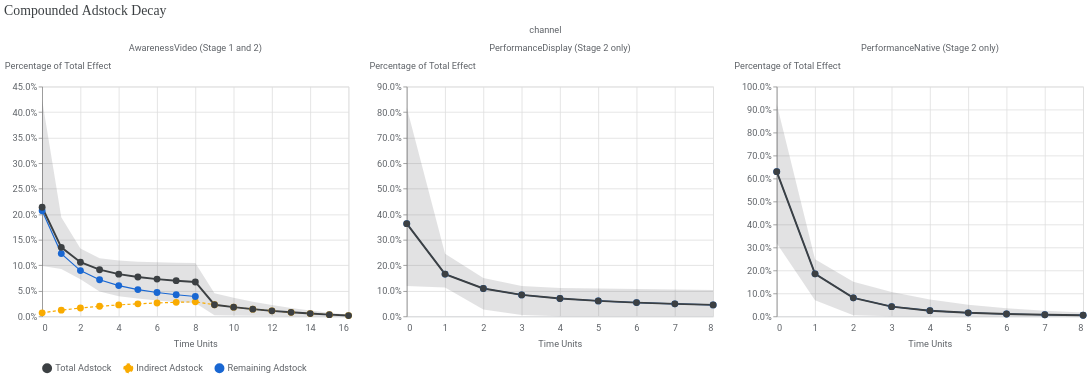

Notebook source saved alongside this figure:
### Markdown cell above
### Custom functions to visualize compounded adstock decay

In a full-funnel model, upper-funnel channels are affected by adstock decay in both models (for more information, see [Compounded adstock decay in full-funnel MMM](https://developers.google.com/meridian/docs/advanced-modeling/full-funnel#adstock-decay)).

To visualize the effect of compounded adstock decay, simulate incremental KPI for a counterfactual scenario with non-zero paid and organic media at a single time point (time 0).
This lets you understand how the incremental outcome decays over time.
To minimize the impact of saturation, media at time 0 is set to 1% of the average weekly value.

### Code cell
# @title Plotting Compounding Adstock Decay


def _create_media_pulse_data(
    analyzer_full_funnel: AnalyzerFullFunnel,
    pulse_fraction: float = 0.01,
) -> tensors.DataTensors:
  """Creates a DataTensors container simulating an impulse at time unit 0."""
  input_data = analyzer_full_funnel.model_context.input_data

  pulse_kwargs = {}

  if input_data.media is not None:
    hist_media = input_data.media.values
    weekly_avg = np.mean(hist_media, axis=1)
    pulse_media = np.zeros_like(hist_media)
    pulse_media[:, 0, :] = pulse_fraction * weekly_avg
    pulse_kwargs["media"] = pulse_media

  if input_data.organic_media is not None:
    hist_organic = input_data.organic_media.values
    weekly_avg_om = np.mean(hist_organic, axis=1)
    pulse_organic = np.zeros_like(hist_organic)
    pulse_organic[:, 0, :] = pulse_fraction * weekly_avg_om
    pulse_kwargs["organic_media"] = pulse_organic

  if input_data.reach is not None and input_data.frequency is not None:
    hist_reach = input_data.reach.values
    weekly_avg_reach = np.mean(hist_reach, axis=1)
    pulse_reach = np.zeros_like(hist_reach)
    pulse_reach[:, 0, :] = pulse_fraction * weekly_avg_reach
    pulse_kwargs["reach"] = pulse_reach
    avg_freq = np.mean(input_data.frequency.values, axis=1, keepdims=True)
    pulse_kwargs["frequency"] = np.broadcast_to(
        avg_freq, input_data.frequency.shape
    )

  if (
      input_data.organic_reach is not None
      and input_data.organic_frequency is not None
  ):
    hist_orf = input_data.organic_reach.values
    weekly_avg_orf = np.mean(hist_orf, axis=1)
    pulse_orf = np.zeros_like(hist_orf)
    pulse_orf[:, 0, :] = pulse_fraction * weekly_avg_orf
    pulse_kwargs["organic_reach"] = pulse_orf
    avg_orf_freq = np.mean(
        input_data.organic_frequency.values, axis=1, keepdims=True
    )
    pulse_kwargs["organic_frequency"] = np.broadcast_to(
        avg_orf_freq, input_data.organic_frequency.shape
    )

  return tensors.DataTensors(**pulse_kwargs)


def plot_compounding_adstock_decay(
    analyzer_full_funnel: AnalyzerFullFunnel,
    confidence_level: float = 0.8,
    use_posterior: bool = True,
) -> alt.Chart:
  """Plots compounding adstock decay curves across indirect, remaining, and
  total pathways."""
  # 1. Dynamic lag horizon
  remaining_max_lag = analyzer_full_funnel.model_context.model_spec.max_lag
  compounding_max_lag = remaining_max_lag

  mediator_model_lags = [
      m.model_context.model_spec.max_lag
      for m in analyzer_full_funnel._mediator_models.values()
  ]
  compounding_max_lag += max(mediator_model_lags)

  # 2. Media pulse simulation
  pulse_data = _create_media_pulse_data(analyzer_full_funnel)

  # 3. Counterfactual evaluation
  indirect_outcome = analyzer_full_funnel.incremental_outcome(
      new_data=pulse_data,
      aggregate_geos=True,
      aggregate_times=False,
      use_kpi=True,
      effect_type="indirect",
      include_non_paid_channels=True,
      use_posterior=use_posterior,
  )
  remaining_outcome = analyzer_full_funnel.incremental_outcome(
      new_data=pulse_data,
      aggregate_geos=True,
      aggregate_times=False,
      use_kpi=True,
      effect_type="remaining",
      include_non_paid_channels=True,
      use_posterior=use_posterior,
  )

  # Filter to within horizon
  indirect_horizon = indirect_outcome[..., : compounding_max_lag + 1, :]
  remaining_horizon = remaining_outcome[..., : compounding_max_lag + 1, :]
  total_horizon = indirect_horizon + remaining_horizon

  # 4. Draw-wise cumulative sum normalization
  total_sum = np.sum(total_horizon, axis=2, keepdims=True)
  total_sum_safe = np.where(total_sum == 0, 1.0, total_sum)

  norm_indirect = indirect_horizon / total_sum_safe
  norm_remaining = remaining_horizon / total_sum_safe
  norm_total = total_horizon / total_sum_safe

  # 5. Extract statistics
  indirect_stats = analyzer.get_central_tendency_and_ci(
      norm_indirect, confidence_level=confidence_level, axis=(0, 1)
  )
  remaining_stats = analyzer.get_central_tendency_and_ci(
      norm_remaining, confidence_level=confidence_level, axis=(0, 1)
  )
  total_stats = analyzer.get_central_tendency_and_ci(
      norm_total, confidence_level=confidence_level, axis=(0, 1)
  )

  # 6. Channels to display
  all_channels = list(
      analyzer_full_funnel.model_context.input_data.get_all_channels()
  )
  mediators = set(analyzer_full_funnel._mediators)
  mediated_channels = set()
  for m in analyzer_full_funnel._mediator_models.values():
    mediated_channels.update(m.model_context.input_data.get_all_paid_channels())

  channels_to_plot = [ch for ch in all_channels if ch not in mediators]

  # 7. Construct plotting DataFrame
  records = []
  for ch in channels_to_plot:
    ch_idx = all_channels.index(ch)
    is_mediated = ch in mediated_channels
    channel_label = (
        f"{ch} (Stage 1 and 2)" if is_mediated else f"{ch} (Stage 2 only)"
    )
    max_lag = compounding_max_lag if is_mediated else remaining_max_lag
    for t in range(max_lag + 1):
      if is_mediated:
        records.append({
            "channel": channel_label,
            "time_units": t,
            "component": "Indirect Adstock",
            "mean": float(indirect_stats[t, ch_idx, 0]),
            "ci_lo": float(indirect_stats[t, ch_idx, 1]),
            "ci_hi": float(indirect_stats[t, ch_idx, 2]),
        })
      if t <= remaining_max_lag:
        records.append({
            "channel": channel_label,
            "time_units": t,
            "component": "Remaining Adstock",
            "mean": float(remaining_stats[t, ch_idx, 0]),
            "ci_lo": float(remaining_stats[t, ch_idx, 1]),
            "ci_hi": float(remaining_stats[t, ch_idx, 2]),
        })
      records.append({
          "channel": channel_label,
          "time_units": t,
          "component": "Total Adstock",
          "mean": float(total_stats[t, ch_idx, 0]),
          "ci_lo": float(total_stats[t, ch_idx, 1]),
          "ci_hi": float(total_stats[t, ch_idx, 2]),
      })

  df = pd.DataFrame(records)

  base = alt.Chart(df, width=constants.VEGALITE_FACET_DEFAULT_WIDTH)
  color_scale = alt.Scale(
      domain=[
          "Total Adstock",
          "Indirect Adstock",
          "Remaining Adstock",
      ],
      range=[constants.GREY_800, constants.YELLOW_600, constants.BLUE_700],
  )
  dash_scale = alt.Scale(
      domain=[
          "Indirect Adstock",
          "Remaining Adstock",
      ],
      range=[[4, 3], [0, 0]],
  )
  legend_cfg = alt.Legend(
      title=None,
      orient="bottom",
      direction="horizontal",
      symbolOpacity=1.0,
      symbolStrokeWidth=3,
  )

  # 1. Shaded CI band for Total Adstock (bottom layer)
  band = (
      base.transform_filter(alt.datum.component == "Total Adstock")
      .mark_area(opacity=0.15, color=constants.GREY_800)
      .encode(
          x=alt.X("time_units:Q"),
          y=alt.Y(
              "ci_lo:Q",
              title="Percentage of Total Effect",
              axis=alt.Axis(format=".1%", **formatter.Y_AXIS_TITLE_CONFIG),
          ),
          y2=alt.Y2("ci_hi:Q"),
      )
  )

  # 2. Component lines (Indirect & Remaining) rendered underneath Total line
  component_lines = (
      base.transform_filter(alt.datum.component != "Total Adstock")
      .mark_line(strokeWidth=1.5)
      .encode(
          x=alt.X("time_units:Q", title="Time Units", axis=alt.Axis(**formatter.AXIS_CONFIG)),
          y=alt.Y(
              "mean:Q",
              title="Percentage of Total Effect",
              axis=alt.Axis(format=".1%", **formatter.Y_AXIS_TITLE_CONFIG),
          ),
          color=alt.Color(
              "component:N",
              scale=color_scale,
              legend=legend_cfg,
          ),
          strokeDash=alt.StrokeDash(
              "component:N",
              scale=dash_scale,
              legend=None,
          ),
      )
  )

  # 3. Total Adstock line rendered ON TOP of component lines
  total_line = (
      base.transform_filter(alt.datum.component == "Total Adstock")
      .mark_line(strokeWidth=2.5)
      .encode(
          x=alt.X("time_units:Q", title="Time Units", axis=alt.Axis(**formatter.AXIS_CONFIG)),
          y=alt.Y(
              "mean:Q",
              title="Percentage of Total Effect",
              axis=alt.Axis(format=".1%", **formatter.Y_AXIS_TITLE_CONFIG),
          ),
          color=alt.Color(
              "component:N",
              scale=color_scale,
              legend=legend_cfg,
          ),
      )
  )

  # 4. Observation points with hover tooltips
  points = (
      base.mark_circle(filled=True, size=constants.POINT_SIZE, opacity=1)
      .encode(
          tooltip=[
              "channel:N",
              "component:N",
              "time_units:Q",
              alt.Tooltip("mean:Q", title="Mean Effect", format=".2%"),
              alt.Tooltip(
                  "ci_lo:Q", title="Credible Interval Lower", format=".2%"
              ),
              alt.Tooltip(
                  "ci_hi:Q", title="Credible Interval Upper", format=".2%"
              ),
          ],
          x=alt.X("time_units:Q"),
          y=alt.Y("mean:Q"),
          color=alt.Color(
              "component:N",
              scale=color_scale,
              legend=legend_cfg,
          ),
      )
  )

  plot = alt.layer(band, component_lines, total_line, points)

  return (
      plot.facet("channel:N", columns=3)
      .properties(
          title=formatter.custom_title_params("Compounded Adstock Decay")
      )
      .configure_axis(titlePadding=constants.PADDING_10, **formatter.TEXT_CONFIG)
      .configure_header(**formatter.TEXT_CONFIG)
      .configure_legend(**formatter.TEXT_CONFIG)
      .resolve_scale(x=constants.INDEPENDENT, y=constants.INDEPENDENT)
  )

plot_compounding_adstock_decay(analyzer_full_funnel)

### Figure 1 — Vega-Lite specification as saved in the notebook (floating-point values rounded to 4 significant figures)
{"config": {"view": {"continuousWidth": 300, "continuousHeight": 300}, "axis": {"labelColor": "#5F6368", "labelFont": "Roboto", "labelFontSize": 12, "titleColor": "#5F6368", "titleFont": "Roboto", "titleFontSize": 12, "titleFontWeight": "normal", "titlePadding": 10}, "header": {"labelColor": "#5F6368", "labelFont": "Roboto", "labelFontSize": 12, "titleColor": "#5F6368", "titleFont": "Roboto", "titleFontSize": 12, "titleFontWeight": "normal"}, "legend": {"labelColor": "#5F6368", "labelFont": "Roboto", "labelFontSize": 12, "titleColor": "#5F6368", "titleFont": "Roboto", "titleFontSize": 12, "titleFontWeight": "normal"}}, "data": {"name": "data-4d1b62d70f46f1158fa37567bb84a9a9"}, "facet": {"field": "channel", "type": "nominal"}, "spec": {"layer": [{"mark": {"type": "area", "color": "#3C4043", "opacity": 0.15}, "encoding": {"x": {"field": "time_units", "type": "quantitative"}, "y": {"axis": {"format": ".1%", "titleAlign": "left", "titleAngle": 0, "titleY": -20}, "field": "ci_lo", "title": "Percentage of Total Effect", "type": "quantitative"}, "y2": {"field": "ci_hi"}}, "transform": [{"filter": "(datum.component === 'Total Adstock')"}]}, {"mark": {"type": "line", "strokeWidth": 1.5}, "encoding": {"color": {"field": "component", "legend": {"direction": "horizontal", "orient": "bottom", "symbolOpacity": 1.0, "symbolStrokeWidth": 3, "title": null}, "scale": {"domain": ["Total Adstock", "Indirect Adstock", "Remaining Adstock"], "range": ["#3C4043", "#F9AB00", "#1967D2"]}, "type": "nominal"}, "strokeDash": {"field": "component", "legend": null, "scale": {"domain": ["Indirect Adstock", "Remaining Adstock"], "range": [[4, 3], [0, 0]]}, "type": "nominal"}, "x": {"axis": {"domainColor": "#DADCE0", "labelPadding": 10, "ticks": false}, "field": "time_units", "title": "Time Units", "type": "quantitative"}, "y": {"axis": {"format": ".1%", "titleAlign": "left", "titleAngle": 0, "titleY": -20}, "field": "mean", "title": "Percentage of Total Effect", "type": "quantitative"}}, "transform": [{"filter": "(datum.component !== 'Total Adstock')"}]}, {"mark": {"type": "line", "strokeWidth": 2.5}, "encoding": {"color": {"field": "component", "legend": {"direction": "horizontal", "orient": "bottom", "symbolOpacity": 1.0, "symbolStrokeWidth": 3, "title": null}, "scale": {"domain": ["Total Adstock", "Indirect Adstock", "Remaining Adstock"], "range": ["#3C4043", "#F9AB00", "#1967D2"]}, "type": "nominal"}, "x": {"axis": {"domainColor": "#DADCE0", "labelPadding": 10, "ticks": false}, "field": "time_units", "title": "Time Units", "type": "quantitative"}, "y": {"axis": {"format": ".1%", "titleAlign": "left", "titleAngle": 0, "titleY": -20}, "field": "mean", "title": "Percentage of Total Effect", "type": "quantitative"}}, "transform": [{"filter": "(datum.component === 'Total Adstock')"}]}, {"mark": {"type": "circle", "filled": true, "opacity": 1, "size": 80}, "encoding": {"color": {"field": "component", "legend": {"direction": "horizontal", "orient": "bottom", "symbolOpacity": 1.0, "symbolStrokeWidth": 3, "title": null}, "scale": {"domain": ["Total Adstock", "Indirect Adstock", "Remaining Adstock"], "range": ["#3C4043", "#F9AB00", "#1967D2"]}, "type": "nominal"}, "tooltip": [{"field": "channel", "type": "nominal"}, {"field": "component", "type": "nominal"}, {"field": "time_units", "type": "quantitative"}, {"field": "mean", "format": ".2%", "title": "Mean Effect", "type": "quantitative"}, {"field": "ci_lo", "format": ".2%", "title": "Credible Interval Lower", "type": "quantitative"}, {"field": "ci_hi", "format": ".2%", "title": "Credible Interval Upper", "type": "quantitative"}], "x": {"field": "time_units", "type": "quantitative"}, "y": {"field": "mean", "type": "quantitative"}}}], "width": 400}, "columns": 3, "resolve": {"scale": {"x": "independent", "y": "independent"}}, "title": {"text": "Compounded Adstock Decay", "anchor": "start", "color": "#3C4043", "font": "Google Sans Display", "fontSize": 18, "fontWeight": "normal", "offset": 10}, "$schema": "https://vega.github.io/schema/vega-lite/v5.20.1.json", "datasets": {"data-4d1b62d70f46f1158fa37567bb84a9a9": [{"channel": "PerformanceNative (Stage 2 only)", "time_units": 0, "component": "Remaining Adstock", "mean": 0.6295, "ci_lo": 0.3185, "ci_hi": 0.9246}, {"channel": "PerformanceNative (Stage 2 only)", "time_units": 0, "component": "Total Adstock", "mean": 0.6295, "ci_lo": 0.3185, "ci_hi": 0.9246}, {"channel": "PerformanceNative (Stage 2 only)", "time_units": 1, "component": "Remaining Adstock", "mean": 0.1852, "ci_lo": 0.06978, "ci_hi": 0.2488}, {"channel": "PerformanceNative (Stage 2 only)", "time_units": 1, "component": "Total Adstock", "mean": 0.1852, "ci_lo": 0.06978, "ci_hi": 0.2488}, {"channel": "PerformanceNative (Stage 2 only)", "time_units": 2, "component": "Remaining Adstock", "mean": 0.08071, "ci_lo": 0.005201, "ci_hi": 0.1507}, {"channel": "PerformanceNative (Stage 2 only)", "time_units": 2, "component": "Total Adstock", "mean": 0.08071, "ci_lo": 0.005201, "ci_hi": 0.1507}, {"channel": "PerformanceNative (Stage 2 only)", "time_units": 3, "component": "Remaining Adstock", "mean": 0.04227, "ci_lo": 0.000387, "ci_hi": 0.1062}, {"channel": "PerformanceNative (Stage 2 only)", "time_units": 3, "component": "Total Adstock", "mean": 0.04227, "ci_lo": 0.000387, "ci_hi": 0.1062}, {"channel": "PerformanceNative (Stage 2 only)", "time_units": 4, "component": "Remaining Adstock", "mean": 0.02466, "ci_lo": 2.882e-05, "ci_hi": 0.07358}, {"channel": "PerformanceNative (Stage 2 only)", "time_units": 4, "component": "Total Adstock", "mean": 0.02466, "ci_lo": 2.882e-05, "ci_hi": 0.07358}, {"channel": "PerformanceNative (Stage 2 only)", "time_units": 5, "component": "Remaining Adstock", "mean": 0.01546, "ci_lo": 2.147e-06, "ci_hi": 0.05099}, {"channel": "PerformanceNative (Stage 2 only)", "time_units": 5, "component": "Total Adstock", "mean": 0.01546, "ci_lo": 2.147e-06, "ci_hi": 0.05099}, {"channel": "PerformanceNative (Stage 2 only)", "time_units": 6, "component": "Remaining Adstock", "mean": 0.01021, "ci_lo": 1.599e-07, "ci_hi": 0.03534}, {"channel": "PerformanceNative (Stage 2 only)", "time_units": 6, "component": "Total Adstock", "mean": 0.01021, "ci_lo": 1.599e-07, "ci_hi": 0.03534}, {"channel": "PerformanceNative (Stage 2 only)", "time_units": 7, "component": "Remaining Adstock", "mean": 0.007017, "ci_lo": 1.191e-08, "ci_hi": 0.02449}, {"channel": "PerformanceNative (Stage 2 only)", "time_units": 7, "component": "Total Adstock", "mean": 0.007017, "ci_lo": 1.191e-08, "ci_hi": 0.02449}, {"channel": "PerformanceNative (Stage 2 only)", "time_units": 8, "component": "Remaining Adstock", "mean": 0.004981, "ci_lo": 8.866e-10, "ci_hi": 0.01697}, {"channel": "PerformanceNative (Stage 2 only)", "time_units": 8, "component": "Total Adstock", "mean": 0.004981, "ci_lo": 8.866e-10, "ci_hi": 0.01697}, {"channel": "PerformanceDisplay (Stage 2 only)", "time_units": 0, "component": "Remaining Adstock", "mean": 0.3631, "ci_lo": 0.1191, "ci_hi": 0.8181}, {"channel": "PerformanceDisplay (Stage 2 only)", "time_units": 0, "component": "Total Adstock", "mean": 0.3631, "ci_lo": 0.1191, "ci_hi": 0.8181}, {"channel": "PerformanceDisplay (Stage 2 only)", "time_units": 1, "component": "Remaining Adstock", "mean": 0.1656, "ci_lo": 0.1129, "ci_hi": 0.2453}, {"channel": "PerformanceDisplay (Stage 2 only)", "time_units": 1, "component": "Total Adstock", "mean": 0.1656, "ci_lo": 0.1129, "ci_hi": 0.2453}, {"channel": "PerformanceDisplay (Stage 2 only)", "time_units": 2, "component": "Remaining Adstock", "mean": 0.1092, "ci_lo": 0.02691, "ci_hi": 0.1505}, {"channel": "PerformanceDisplay (Stage 2 only)", "time_units": 2, "component": "Total Adstock", "mean": 0.1092, "ci_lo": 0.02691, "ci_hi": 0.1505}, {"channel": "PerformanceDisplay (Stage 2 only)", "time_units": 3, "component": "Remaining Adstock", "mean": 0.08403, "ci_lo": 0.004865, "ci_hi": 0.1191}, {"channel": "PerformanceDisplay (Stage 2 only)", "time_units": 3, "component": "Total Adstock", "mean": 0.08403, "ci_lo": 0.004865, "ci_hi": 0.1191}, {"channel": "PerformanceDisplay (Stage 2 only)", "time_units": 4, "component": "Remaining Adstock", "mean": 0.06978, "ci_lo": 0.0008787, "ci_hi": 0.111}, {"channel": "PerformanceDisplay (Stage 2 only)", "time_units": 4, "component": "Total Adstock", "mean": 0.06978, "ci_lo": 0.0008787, "ci_hi": 0.111}, {"channel": "PerformanceDisplay (Stage 2 only)", "time_units": 5, "component": "Remaining Adstock", "mean": 0.06051, "ci_lo": 0.0001587, "ci_hi": 0.1091}, {"channel": "PerformanceDisplay (Stage 2 only)", "time_units": 5, "component": "Total Adstock", "mean": 0.06051, "ci_lo": 0.0001587, "ci_hi": 0.1091}, {"channel": "PerformanceDisplay (Stage 2 only)", "time_units": 6, "component": "Remaining Adstock", "mean": 0.05391, "ci_lo": 2.867e-05, "ci_hi": 0.1072}, {"channel": "PerformanceDisplay (Stage 2 only)", "time_units": 6, "component": "Total Adstock", "mean": 0.05391, "ci_lo": 2.867e-05, "ci_hi": 0.1072}, {"channel": "PerformanceDisplay (Stage 2 only)", "time_units": 7, "component": "Remaining Adstock", "mean": 0.04891, "ci_lo": 5.178e-06, "ci_hi": 0.1053}, {"channel": "PerformanceDisplay (Stage 2 only)", "time_units": 7, "component": "Total Adstock", "mean": 0.04891, "ci_lo": 5.178e-06, "ci_hi": 0.1053}, {"channel": "PerformanceDisplay (Stage 2 only)", "time_units": 8, "component": "Remaining Adstock", "mean": 0.04495, "ci_lo": 9.354e-07, "ci_hi": 0.1034}, {"channel": "PerformanceDisplay (Stage 2 only)", "time_units": 8, "component": "Total Adstock", "mean": 0.04495, "ci_lo": 9.354e-07, "ci_hi": 0.1034}, {"channel": "AwarenessVideo (Stage 1 and 2)", "time_units": 0, "component": "Indirect Adstock", "mean": 0.006853, "ci_lo": 0.001289, "ci_hi": 0.01395}, {"channel": "AwarenessVideo (Stage 1 and 2)", "time_units": 0, "component": "Remaining Adstock", "mean": 0.2068, "ci_lo": 0.09042, "ci_hi": 0.4181}, {"channel": "AwarenessVideo (Stage 1 and 2)", "time_units": 0, "component": "Total Adstock", "mean": 0.2137, "ci_lo": 0.09837, "ci_hi": 0.4238}, {"channel": "AwarenessVideo (Stage 1 and 2)", "time_units": 1, "component": "Indirect Adstock", "mean": 0.01215, "ci_lo": 0.002128, "ci_hi": 0.02472}, {"channel": "AwarenessVideo (Stage 1 and 2)", "time_units": 1, "component": "Remaining Adstock", "mean": 0.123, "ci_lo": 0.07133, "ci_hi": 0.1865}, {"channel": "AwarenessVideo (Stage 1 and 2)", "time_units": 1, "component": "Total Adstock", "mean": 0.1351, "ci_lo": 0.09279, "ci_hi": 0.1942}, {"channel": "AwarenessVideo (Stage 1 and 2)", "time_units": 2, "component": "Indirect Adstock", "mean": 0.01637, "ci_lo": 0.00276, "ci_hi": 0.03318}, {"channel": "AwarenessVideo (Stage 1 and 2)", "time_units": 2, "component": "Remaining Adstock", "mean": 0.08967, "ci_lo": 0.04257, "ci_hi": 0.1251}, {"channel": "AwarenessVideo (Stage 1 and 2)", "time_units": 2, "component": "Total Adstock", "mean": 0.106, "ci_lo": 0.07258, "ci_hi": 0.133}, {"channel": "AwarenessVideo (Stage 1 and 2)", "time_units": 3, "component": "Indirect Adstock", "mean": 0.01973, "ci_lo": 0.003313, "ci_hi": 0.04019}, {"channel": "AwarenessVideo (Stage 1 and 2)", "time_units": 3, "component": "Remaining Adstock", "mean": 0.07162, "ci_lo": 0.01651, "ci_hi": 0.1092}, {"channel": "AwarenessVideo (Stage 1 and 2)", "time_units": 3, "component": "Total Adstock", "mean": 0.09135, "ci_lo": 0.04866, "ci_hi": 0.1137}, {"channel": "AwarenessVideo (Stage 1 and 2)", "time_units": 4, "component": "Indirect Adstock", "mean": 0.02242, "ci_lo": 0.003655, "ci_hi": 0.04498}, {"channel": "AwarenessVideo (Stage 1 and 2)", "time_units": 4, "component": "Remaining Adstock", "mean": 0.06027, "ci_lo": 0.006138, "ci_hi": 0.104}, {"channel": "AwarenessVideo (Stage 1 and 2)", "time_units": 4, "component": "Total Adstock", "mean": 0.08269, "ci_lo": 0.03948, "ci_hi": 0.1094}, {"channel": "AwarenessVideo (Stage 1 and 2)", "time_units": 5, "component": "Indirect Adstock", "mean": 0.02455, "ci_lo": 0.003994, "ci_hi": 0.04879}, {"channel": "AwarenessVideo (Stage 1 and 2)", "time_units": 5, "component": "Remaining Adstock", "mean": 0.05246, "ci_lo": 0.002179, "ci_hi": 0.09978}, {"channel": "AwarenessVideo (Stage 1 and 2)", "time_units": 5, "component": "Total Adstock", "mean": 0.077, "ci_lo": 0.03481, "ci_hi": 0.107}, {"channel": "AwarenessVideo (Stage 1 and 2)", "time_units": 6, "component": "Indirect Adstock", "mean": 0.02622, "ci_lo": 0.004109, "ci_hi": 0.05203}, {"channel": "AwarenessVideo (Stage 1 and 2)", "time_units": 6, "component": "Remaining Adstock", "mean": 0.04673, "ci_lo": 0.0007752, "ci_hi": 0.09673}, {"channel": "AwarenessVideo (Stage 1 and 2)", "time_units": 6, "component": "Total Adstock", "mean": 0.07295, "ci_lo": 0.03106, "ci_hi": 0.1058}, {"channel": "AwarenessVideo (Stage 1 and 2)", "time_units": 7, "component": "Indirect Adstock", "mean": 0.02752, "ci_lo": 0.00427, "ci_hi": 0.05457}, {"channel": "AwarenessVideo (Stage 1 and 2)", "time_units": 7, "component": "Remaining Adstock", "mean": 0.04232, "ci_lo": 0.0002783, "ci_hi": 0.094}, {"channel": "AwarenessVideo (Stage 1 and 2)", "time_units": 7, "component": "Total Adstock", "mean": 0.06984, "ci_lo": 0.02819, "ci_hi": 0.1052}, {"channel": "AwarenessVideo (Stage 1 and 2)", "time_units": 8, "component": "Indirect Adstock", "mean": 0.0285, "ci_lo": 0.004297, "ci_hi": 0.05586}, {"channel": "AwarenessVideo (Stage 1 and 2)", "time_units": 8, "component": "Remaining Adstock", "mean": 0.03881, "ci_lo": 9.772e-05, "ci_hi": 0.09175}, {"channel": "AwarenessVideo (Stage 1 and 2)", "time_units": 8, "component": "Total Adstock", "mean": 0.06732, "ci_lo": 0.02604, "ci_hi": 0.1045}, {"channel": "AwarenessVideo (Stage 1 and 2)", "time_units": 9, "component": "Indirect Adstock", "mean": 0.02276, "ci_lo": 0.002309, "ci_hi": 0.04518}, {"channel": "AwarenessVideo (Stage 1 and 2)", "time_units": 9, "component": "Total Adstock", "mean": 0.02276, "ci_lo": 0.002309, "ci_hi": 0.04518}, {"channel": "AwarenessVideo (Stage 1 and 2)", "time_units": 10, "component": "Indirect Adstock", "mean": 0.01806, "ci_lo": 0.001543, "ci_hi": 0.03635}, {"channel": "AwarenessVideo (Stage 1 and 2)", "time_units": 10, "component": "Total Adstock", "mean": 0.01806, "ci_lo": 0.001543, "ci_hi": 0.03635}, {"channel": "AwarenessVideo (Stage 1 and 2)", "time_units": 11, "component": "Indirect Adstock", "mean": 0.01412, "ci_lo": 0.0009865, "ci_hi": 0.02865}, {"channel": "AwarenessVideo (Stage 1 and 2)", "time_units": 11, "component": "Total Adstock", "mean": 0.01412, "ci_lo": 0.0009865, "ci_hi": 0.02865}, {"channel": "AwarenessVideo (Stage 1 and 2)", "time_units": 12, "component": "Indirect Adstock", "mean": 0.01077, "ci_lo": 0.0005972, "ci_hi": 0.0222}, {"channel": "AwarenessVideo (Stage 1 and 2)", "time_units": 12, "component": "Total Adstock", "mean": 0.01077, "ci_lo": 0.0005972, "ci_hi": 0.0222}, {"channel": "AwarenessVideo (Stage 1 and 2)", "time_units": 13, "component": "Indirect Adstock", "mean": 0.007918, "ci_lo": 0.0003614, "ci_hi": 0.0164}, {"channel": "AwarenessVideo (Stage 1 and 2)", "time_units": 13, "component": "Total Adstock", "mean": 0.007918, "ci_lo": 0.0003614, "ci_hi": 0.0164}, {"channel": "AwarenessVideo (Stage 1 and 2)", "time_units": 14, "component": "Indirect Adstock", "mean": 0.005473, "ci_lo": 0.000203, "ci_hi": 0.01152}, {"channel": "AwarenessVideo (Stage 1 and 2)", "time_units": 14, "component": "Total Adstock", "mean": 0.005473, "ci_lo": 0.000203, "ci_hi": 0.01152}, {"channel": "AwarenessVideo (Stage 1 and 2)", "time_units": 15, "component": "Indirect Adstock", "mean": 0.003372, "ci_lo": 0.0001088, "ci_hi": 0.007263}, {"channel": "AwarenessVideo (Stage 1 and 2)", "time_units": 15, "component": "Total Adstock", "mean": 0.003372, "ci_lo": 0.0001088, "ci_hi": 0.007263}, {"channel": "AwarenessVideo (Stage 1 and 2)", "time_units": 16, "component": "Indirect Adstock", "mean": 0.001562, "ci_lo": 4.144e-05, "ci_hi": 0.00338}, {"channel": "AwarenessVideo (Stage 1 and 2)", "time_units": 16, "component": "Total Adstock", "mean": 0.001562, "ci_lo": 4.144e-05, "ci_hi": 0.00338}]}}
